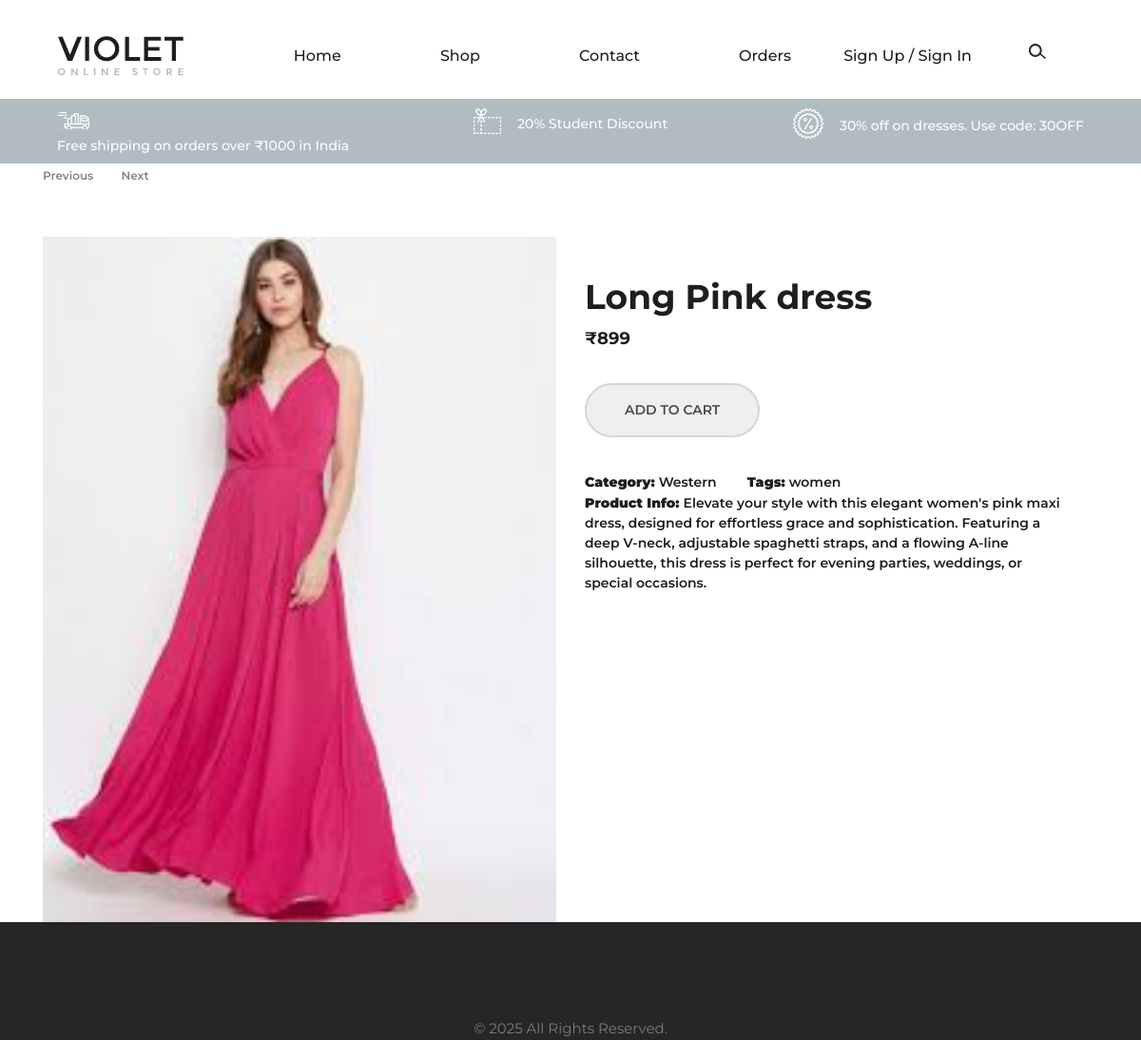
Screenshot of /product/2/ with the database file from the repository.
### Ecom/models.py (models this page shows, shortened)
class Products(models.Model):
    name = models.CharField(max_length=255)
    image = models.ImageField(upload_to='products')
    brand = models.CharField(max_length=100)
    price = models.IntegerField()
    category = models.ForeignKey(Category, related_name='category', on_delete=models.CASCADE)
    tags = models.CharField(max_length=100)
    desc = models.TextField()
    specification = models.TextField()

class Category(models.Model):
    name= models.CharField(max_length=50)

### Ecom/views.py (the view)
# urls.py: path('product/<int:product_id>/', views.product_detail, name='product_detail'),
def product_detail(request, product_id):
    product = Products.objects.get(id = product_id)
    return render(request, 'product_detail.html', {"product":product})

### template/product_detail.html (shortened to what this page needs)
{% extends "base.html" %}
{% load static %}
{% block mainblock %}
    <section class="product-page">
        <div class="container">
            <div class="product-control">
                <a href="#">Previous</a>
                <a href="#">Next</a>
            </div>
            <div class="row">
                <div class="col-lg-6">
                    <div class="product-slider owl-carousel">
                        <div class="product-img">
                            <figure>
                                <img src="{{ product.image.url }}" alt="{{ product.name }}">
                            </figure>
                        </div>
                    </div>
                </div>
                <div class="col-lg-6">
                    <div class="product-content">
                        <h2>{{ product.name }}</h2>
                        <div class="pc-meta">
                            <h5>₹{{ product.price }}</h5>
                        </div>
                        <div class="product-actions d-flex align-items-center">
                            <form action="{% url 'add_to_cart' product.id %}" method="POST" class="mr-3">
                                <button type="submit" class="primary-btn pc-btn">Add to Cart</button>
                            </form>
                        </div>
                        <ul class="p-info mt-3">
                            <li><strong>Category:</strong> {{ product.category.name }}</li>
                            <li><strong>Tags:</strong> {{ product.tags }}</li>
                            <li><strong>Product Info:</strong> {{ product.desc }}</li>
                        </ul>
                    </div>
                </div>
            </div>
        </div>
    </section>
{% endblock %}

### static/css/style.css (style rules this page uses)
html, body { height: 100%; font-family: "Montserrat", sans-serif; -webkit-font-smoothing: antialiased; font-smoothing: antialiased; background: none; }
h1, h2, h3, h4, h5, h6 { margin: 0; color: #111111; font-weight: 500; font-family: "Montserrat", sans-serif; }
h2 { font-size: 36px; }
h5 { font-size: 18px; }
img { max-width: 100%; }
ul, ol { padding: 0; margin: 0; }
.primary-btn { color: #fff; display: inline-block; font-size: 14px; font-weight: 600; padding: 16px 40px; border: 2px solid #fff; border-radius: 50px; text-transform: uppercase; }
.product-control { margin-bottom: 53px; }
.product-control a { color: #838383; display: inline-block; font-size: 12px; font-weight: 600; margin-right: 25px; }
.product-img figure { margin: 0; position: relative; }
.product-img figure img { min-width: 100%; }
.product-content { padding-top: 42px; }
.product-content h2 { color: #1e1e1e; font-weight: 700; margin-bottom: 12px; }
.product-content .pc-meta { margin-bottom: 35px; }
.product-content .pc-meta h5 { color: #1e1e1e; font-weight: 700; margin-bottom: 18px; }
.product-content .pc-btn { border-color: #D0D7DB; color: #4a4a4a; }
.product-content .p-info { margin-top: 75px; }
.product-content .p-info li { display: inline-block; list-style: none; color: #1e1e1e; font-size: 14px; font-weight: 600; margin-right: 28px; cursor: pointer; }

### template/product_detail.html (style rules this page uses)
.product-actions { margin-top: 15px; }

### rows the page displays
Products: image (picture), name "Long Pink dress", price "899", category.name "Western", tags "women", desc "Elevate your style with this elegant women's pink maxi dress, designed for effortless grace and sophistication. Featuring a deep V-neck, adjustable spaghetti straps, and a flowing A-line silhouette, this dress is perfect for evening parties, weddings, or special occasions."
